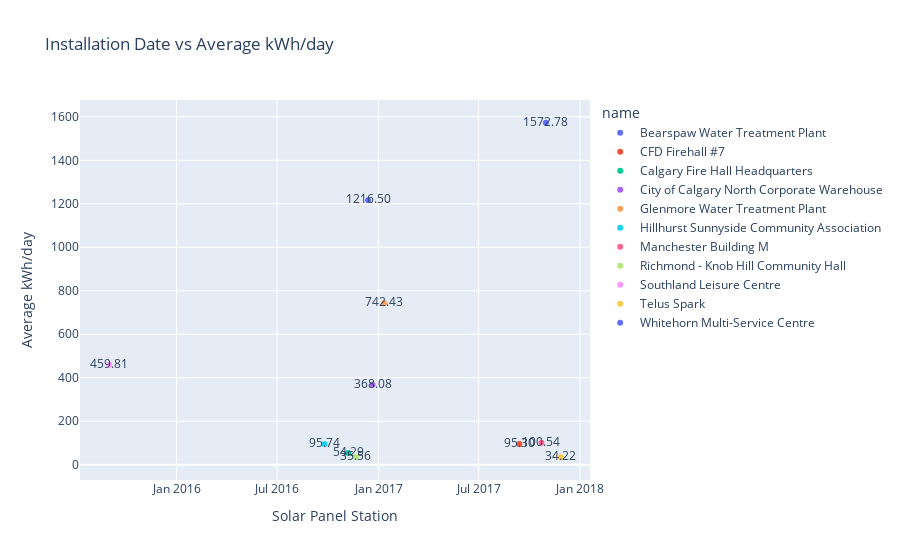

Notebook code cell kept with this figure:
### Markdown cell above
We can also utilize another column in our dataframe, `installationDate`, to see if there is a correlation between energy production and the date that particular station has built. Specifically, we want to see if older solar panels produce less or more energy compared to younger solar panels.

### Code cell
summed_data['installationDate'] = pd.to_datetime(summed_data['installationDate'])

mean_avg_kWh = summed_data.groupby(['name', 'installationDate'])['kWh'].agg(['mean']).reset_index()

installation_fig = px.scatter(mean_avg_kWh, x='installationDate', y='mean', title='Installation Date vs Average kWh/day',
             text='mean', hover_data=['installationDate'], color='name', labels={'mean': 'Avg kWh/day'})

installation_fig.update_traces(texttemplate='%{text:.2f}')
installation_fig.update_layout(xaxis_title='Solar Panel Station',yaxis_title='Average kWh/day').show()

### Figure 1 — Plotly figure (JSON) as saved in the notebook; plotly's stock layout.template omitted (floating-point values rounded to 4 significant figures)
{"data": [{"hovertemplate": "name=Bearspaw Water Treatment Plant<br>installationDate=%{x}<br>Avg kWh/day=%{text}<extra></extra>", "legendgroup": "Bearspaw Water Treatment Plant", "marker": {"color": "#636efa", "symbol": "circle"}, "mode": "markers+text", "name": "Bearspaw Water Treatment Plant", "orientation": "v", "showlegend": true, "text": [1573.0], "texttemplate": "%{text:.2f}", "type": "scatter", "x": ["2017-10-31T00:00:00"], "xaxis": "x", "y": [1573.0], "yaxis": "y"}, {"hovertemplate": "name=CFD Firehall #7<br>installationDate=%{x}<br>Avg kWh/day=%{text}<extra></extra>", "legendgroup": "CFD Firehall #7", "marker": {"color": "#EF553B", "symbol": "circle"}, "mode": "markers+text", "name": "CFD Firehall #7", "orientation": "v", "showlegend": true, "text": [95.3], "texttemplate": "%{text:.2f}", "type": "scatter", "x": ["2017-09-13T00:00:00"], "xaxis": "x", "y": [95.3], "yaxis": "y"}, {"hovertemplate": "name=Calgary Fire Hall Headquarters<br>installationDate=%{x}<br>Avg kWh/day=%{text}<extra></extra>", "legendgroup": "Calgary Fire Hall Headquarters", "marker": {"color": "#00cc96", "symbol": "circle"}, "mode": "markers+text", "name": "Calgary Fire Hall Headquarters", "orientation": "v", "showlegend": true, "text": [54.29], "texttemplate": "%{text:.2f}", "type": "scatter", "x": ["2016-11-07T00:00:00"], "xaxis": "x", "y": [54.29], "yaxis": "y"}, {"hovertemplate": "name=City of Calgary North Corporate Warehouse<br>installationDate=%{x}<br>Avg kWh/day=%{text}<extra></extra>", "legendgroup": "City of Calgary North Corporate Warehouse", "marker": {"color": "#ab63fa", "symbol": "circle"}, "mode": "markers+text", "name": "City of Calgary North Corporate Warehouse", "orientation": "v", "showlegend": true, "text": [368.1], "texttemplate": "%{text:.2f}", "type": "scatter", "x": ["2016-12-21T00:00:00"], "xaxis": "x", "y": [368.1], "yaxis": "y"}, {"hovertemplate": "name=Glenmore Water Treatment Plant<br>installationDate=%{x}<br>Avg kWh/day=%{text}<extra></extra>", "legendgroup": "Glenmore Water Treatment Plant", "marker": {"color": "#FFA15A", "symbol": "circle"}, "mode": "markers+text", "name": "Glenmore Water Treatment Plant", "orientation": "v", "showlegend": true, "text": [742.4], "texttemplate": "%{text:.2f}", "type": "scatter", "x": ["2017-01-11T00:00:00"], "xaxis": "x", "y": [742.4], "yaxis": "y"}, {"hovertemplate": "name=Hillhurst Sunnyside Community Association<br>installationDate=%{x}<br>Avg kWh/day=%{text}<extra></extra>", "legendgroup": "Hillhurst Sunnyside Community Association", "marker": {"color": "#19d3f3", "symbol": "circle"}, "mode": "markers+text", "name": "Hillhurst Sunnyside Community Association", "orientation": "v", "showlegend": true, "text": [95.74], "texttemplate": "%{text:.2f}", "type": "scatter", "x": ["2016-09-25T00:00:00"], "xaxis": "x", "y": [95.74], "yaxis": "y"}, {"hovertemplate": "name=Manchester Building M<br>installationDate=%{x}<br>Avg kWh/day=%{text}<extra></extra>", "legendgroup": "Manchester Building M", "marker": {"color": "#FF6692", "symbol": "circle"}, "mode": "markers+text", "name": "Manchester Building M", "orientation": "v", "showlegend": true, "text": [100.5], "texttemplate": "%{text:.2f}", "type": "scatter", "x": ["2017-10-23T00:00:00"], "xaxis": "x", "y": [100.5], "yaxis": "y"}, {"hovertemplate": "name=Richmond - Knob Hill Community Hall<br>installationDate=%{x}<br>Avg kWh/day=%{text}<extra></extra>", "legendgroup": "Richmond - Knob Hill Community Hall", "marker": {"color": "#B6E880", "symbol": "circle"}, "mode": "markers+text", "name": "Richmond - Knob Hill Community Hall", "orientation": "v", "showlegend": true, "text": [35.56], "texttemplate": "%{text:.2f}", "type": "scatter", "x": ["2016-11-21T00:00:00"], "xaxis": "x", "y": [35.56], "yaxis": "y"}, {"hovertemplate": "name=Southland Leisure Centre<br>installationDate=%{x}<br>Avg kWh/day=%{text}<extra></extra>", "legendgroup": "Southland Leisure Centre", "marker": {"color": "#FF97FF", "symbol": "circle"}, "mode": "markers+text", "name": "Southland Leisure Centre", "orientation": "v", "showlegend": true, "text": [459.8], "texttemplate": "%{text:.2f}", "type": "scatter", "x": ["2015-09-01T00:00:00"], "xaxis": "x", "y": [459.8], "yaxis": "y"}, {"hovertemplate": "name=Telus Spark<br>installationDate=%{x}<br>Avg kWh/day=%{text}<extra></extra>", "legendgroup": "Telus Spark", "marker": {"color": "#FECB52", "symbol": "circle"}, "mode": "markers+text", "name": "Telus Spark", "orientation": "v", "showlegend": true, "text": [34.22], "texttemplate": "%{text:.2f}", "type": "scatter", "x": ["2017-11-27T00:00:00"], "xaxis": "x", "y": [34.22], "yaxis": "y"}, {"hovertemplate": "name=Whitehorn Multi-Service Centre<br>installationDate=%{x}<br>Avg kWh/day=%{text}<extra></extra>", "legendgroup": "Whitehorn Multi-Service Centre", "marker": {"color": "#636efa", "symbol": "circle"}, "mode": "markers+text", "name": "Whitehorn Multi-Service Centre", "orientation": "v", "showlegend": true, "text": [1216.0], "texttemplate": "%{text:.2f}", "type": "scatter", "x": ["2016-12-13T00:00:00"], "xaxis": "x", "y": [1216.0], "yaxis": "y"}], "layout": {"legend": {"title": {"text": "name"}, "tracegroupgap": 0}, "title": {"text": "Installation Date vs Average kWh/day"}, "xaxis": {"anchor": "y", "domain": [0, 1], "title": {"text": "Solar Panel Station"}}, "yaxis": {"anchor": "x", "domain": [0, 1], "title": {"text": "Average kWh/day"}}}}
